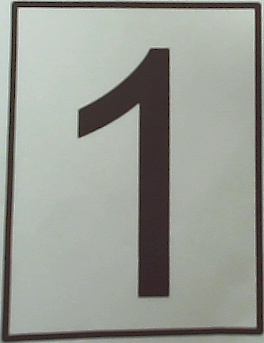
#> input picture send_yao_car/Template_number/Template/1.jpg, 264 x 343 px
$ python Template.py
#> lines starting #> are read from the running program, lines starting #| are printed output that depends on the picture; after the words box and inside, x2 and y2 are one past the last pixel; in counts of white or black regions, pixels touching at a corner belong together
import cv2
import numpy as np
# 读取所有的模板图像
'''
function: 模板的加载
'''
rectKernel = cv2.getStructuringElement(cv2.MORPH_RECT, (7, 11), (-1, -1))

template = []
for i in range(1, 9):
    template_path = f'Template/{i}.jpg'
    each_template = cv2.imread(template_path, 0)
#> each_template: shape (343, 264); min 0, max 237, mean 153.2
    if each_template is None:
        print(f"Cannot read template image: {template_path}")
        continue
    thr_template = cv2.threshold(each_template, 0, 255, cv2.THRESH_BINARY_INV + cv2.THRESH_OTSU)[1]
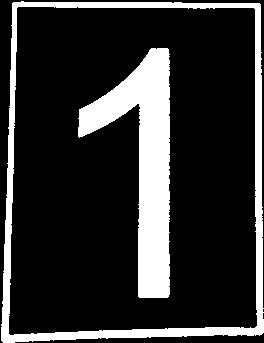
#> thr_template: shape (343, 264); 19.1% white; 2 white regions, box (x1, y1, x2, y2) and area: (78, 48, 170, 298) 9553, (1, 1, 264, 343) 7748
    print("src_shape:", each_template.shape)
#| src_shape: (343, 264)
    template.append(thr_template)   # 模板是二值化后的图像
#> pass 2 of the loop `for i in range(1, 9):`:
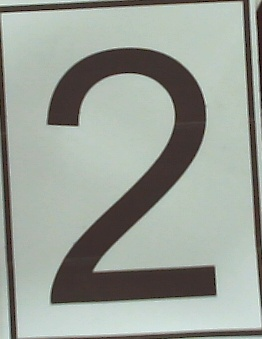
#> input picture send_yao_car/Template_number/Template/2.jpg, 262 x 339 px
#> each_template: shape (339, 262)
#> `thr_template = cv2.threshold(each_template, 0, 255, cv2.THRESH_BINARY_..`:
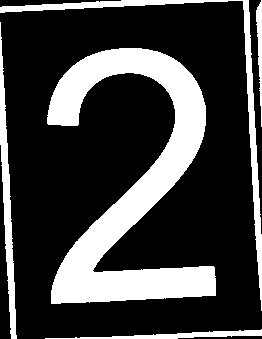
#> thr_template: shape (339, 262); 25.3% white; 5 white regions, box (x1, y1, x2, y2) and area: (47, 48, 216, 304) 16519, (0, 0, 262, 311) 2896, (0, 22, 17, 339) 1830, (45, 329, 262, 339) 826, (256, 0, 262, 127) 408
#| src_shape: (339, 262)
#> pass 3 of the loop `for i in range(1, 9):`:
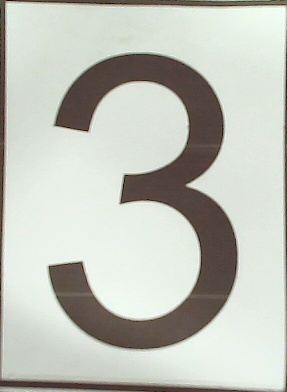
#> input picture send_yao_car/Template_number/Template/3.jpg, 287 x 392 px
#> each_template: shape (392, 287)
#> `thr_template = cv2.threshold(each_template, 0, 255, cv2.THRESH_BINARY_..`:
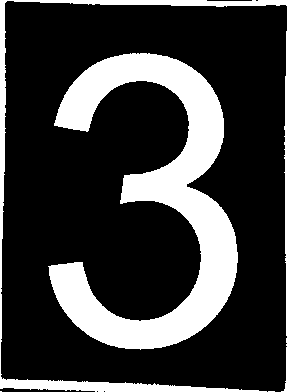
#> thr_template: shape (392, 287); 22.8% white; 8 white regions (4 under 20 px), largest, box (x1, y1, x2, y2) and area: (48, 53, 238, 350) 20549, (0, 0, 287, 392) 4550, (284, 31, 287, 336) 501, (281, 347, 287, 392) 61
#| src_shape: (392, 287)
#> the loop made 8 passes; the first 3 are shown
    # template.append(each_template)  # 模板是二值化后的图像
print(f"Number of templates loaded: {len(template)}")


cap = cv2.VideoCapture(1)

# 核的大小


while True:
    flag, frame = cap.read()
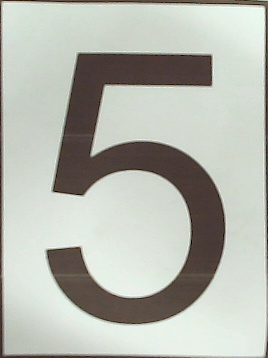
#> input picture send_yao_car/Template_number/Template/5.jpg, 268 x 358 px, given in place of the camera
#> frame is the input picture: shape (358, 268, 3); mean B, G, R 175.4, 183.8, 181.5
    # 如果正确读帧
    if frame is None:
        print("The camera is not open")
        continue
    if flag is True:
        frame_copy1 = frame.copy()  # 画出矩形的相片
        frame_copy2 = frame.copy()  # 用于切割检测矩形
        frame_copy3 = frame.copy()  # 画出匹配矩形及其准确度

        '''
        function: 图像预处理
        '''
        # 转为灰度图
        gray_frame = cv2.cvtColor(frame, cv2.COLOR_BGR2GRAY)
        # 大津法处理阈值，背景反色，采用索引取出图像
        # 预留回调函数，手动调节阈值thresh
        ths_frame = cv2.threshold(gray_frame, 0, 255, cv2.THRESH_BINARY_INV + cv2.THRESH_OTSU)[1]
#> ths_frame: shape (358, 268); 23.6% white; 4 white regions (1 under 20 px), largest, box (x1, y1, x2, y2) and area: (46, 53, 225, 324) 19946, (0, 0, 268, 358) 2690, (263, 326, 268, 358) 49
        # 形态学操作
        close_frame = cv2.morphologyEx(ths_frame, cv2.MORPH_CLOSE, rectKernel)
#> close_frame: shape (358, 268); 23.8% white; 3 white regions, box (x1, y1, x2, y2) and area: (46, 53, 225, 324) 19988, (0, 0, 268, 358) 2771, (263, 326, 268, 358) 49

        '''
        function: 边缘检测和轮廓查找
        '''

        # 边缘检测
        blur_img = cv2.GaussianBlur(close_frame, (3, 3), 0)
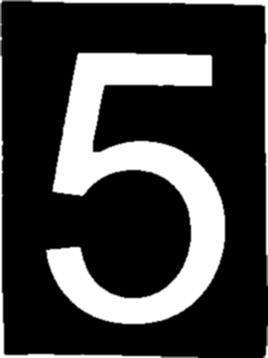
#> blur_img: shape (358, 268); min 0, max 255, mean 60.5
        canny_img = cv2.Canny(blur_img, 100, 200)
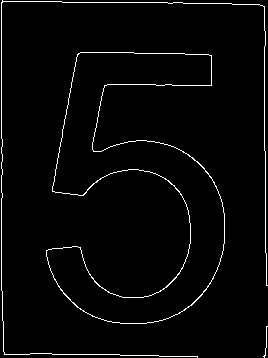
#> canny_img: shape (358, 268); 2.6% white in thin lines or dots
        # 轮廓查找
        contours, hierarchy = cv2.findContours(canny_img, cv2.RETR_EXTERNAL, cv2.CHAIN_APPROX_NONE)
#> contours = 3 contours, 2 with area under 20; largest, box (x1, y1, x2, y2) and area: (46, 52, 225, 324) 20048
        for region in contours:
            area = cv2.contourArea(region)   # 计算每个轮廓大小
            x, y, w, h = cv2.boundingRect(region)    # 近似轮廓矩形
            if area > 10000:    # 筛选轮廓，避免不需要的轮廓，具体还需要现场调试
                '''
                在原图上标上矩形面积
                '''
                cv2.putText(frame_copy1, f'Area: {area:.2f}', (x, y - 20),
                            cv2.FONT_HERSHEY_COMPLEX, 0.5, (0, 0, 255), 2)
                '在原图上画出矩形'
                img_out = cv2.rectangle(frame_copy1, (x, y), (x + w, y + h), (0, 0, 255), 2)
                '''
                对裁剪的矩形进行预处理
                '''
                crop_img = frame_copy2[y:y + h, x:x + w,]
                cv2.imshow("crop_img", crop_img)
                wait_match_img = cv2.cvtColor(crop_img, cv2.COLOR_BGR2GRAY)
                wait_match_img = cv2.threshold(wait_match_img, 0, 255, cv2.THRESH_BINARY_INV + cv2.THRESH_OTSU)[1]
                cv2.imshow("thr_img", wait_match_img)

                for index, each_template in enumerate(template):
                    index += 1
                    '''
                    模板匹配要求与原图一致类型调节类型和大小
                    '''
                    if wait_match_img.shape != each_template.shape or wait_match_img.dtype != each_template.dtype:
                        wait_match_img = cv2.resize(wait_match_img, (each_template.shape[1], each_template.shape[0]), interpolation=cv2.INTER_AREA)
                        wait_match_img = wait_match_img.astype(each_template.dtype)
                    '''
                    进行模板匹配
                    '''
                    result_img = cv2.matchTemplate(wait_match_img, each_template, cv2.TM_CCORR_NORMED)
                    min_val, max_val, min_loc, max_loc = cv2.minMaxLoc(result_img)
                    # 如果模板匹配
                    if max_val >= 0.5:  # 假设匹配阈值为0.5
                        cv2.rectangle(frame_copy3, (x, y), (x + w, y + h), (0, 255, 0), 2)
                        cv2.imshow("Matched Template", each_template)
                        # index 是匹配编号的索引，max_val 是准确率的数值
                        # 计算文本的宽度和高度
                        match_num = f'Match Num: {index}'
                        accuracy_text = f'Accuracy: {max_val * 100:.2f}%'
                        text_size = cv2.getTextSize(match_num, cv2.FONT_HERSHEY_COMPLEX, 1, 1)[0]
                        text_width = text_size[0]
                        # 计算下一行文本的起始位置
                        text_height = cv2.getTextSize(match_num, cv2.FONT_HERSHEY_COMPLEX, 1, 1)[1]
                        y_text2 = y - text_height - 20  # 两行文本之间有20像素的间距
                        # 放置第一行文本
                        cv2.putText(frame_copy3, match_num, (x, y), cv2.FONT_HERSHEY_COMPLEX, 1, (0, 0, 255), 1)
                        # 放置第二行文本
                        cv2.putText(frame_copy3, accuracy_text, (x, y_text2), cv2.FONT_HERSHEY_COMPLEX, 1, (0, 0, 255),
                                    1)
#> this loop made 3 passes
#> (area, x, y, w, h) on pass 2: (20048.5, 46, 52, 179, 272)
#> pass 2, `crop_img = frame_copy2[y:y + h, x:x + w,]`:
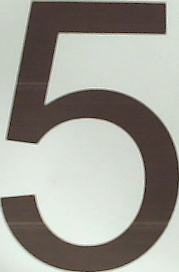
#> crop_img: shape (272, 179, 3); mean B, G, R 149.4, 157.1, 158.4
#> pass 2, `wait_match_img = cv2.threshold(wait_match_img, 0, 255, cv2.THRESH_BINA..`:
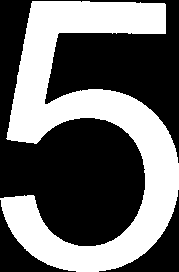
#> wait_match_img: shape (272, 179); 41% white; 1 white region, box (x1, y1, x2, y2) and area: (0, 1, 179, 272) 19946
#> after the loop:
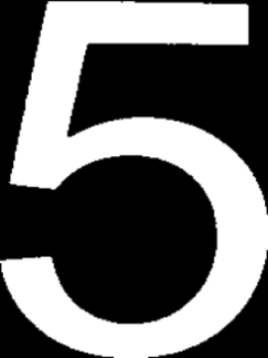
#> wait_match_img: shape (358, 268); min 0, max 255, mean 104.5
#> after the loop, index = 4


        cv2.imshow("rectangle_frame", frame_copy1)
        cv2.imshow("Accuracy", frame_copy3)

    # 退出按键
    if cv2.waitKey(1) & 0xFF == 27:
#> (key Esc is pressed here)
        cap.release()
        cv2.destroyAllWindows()
        break
